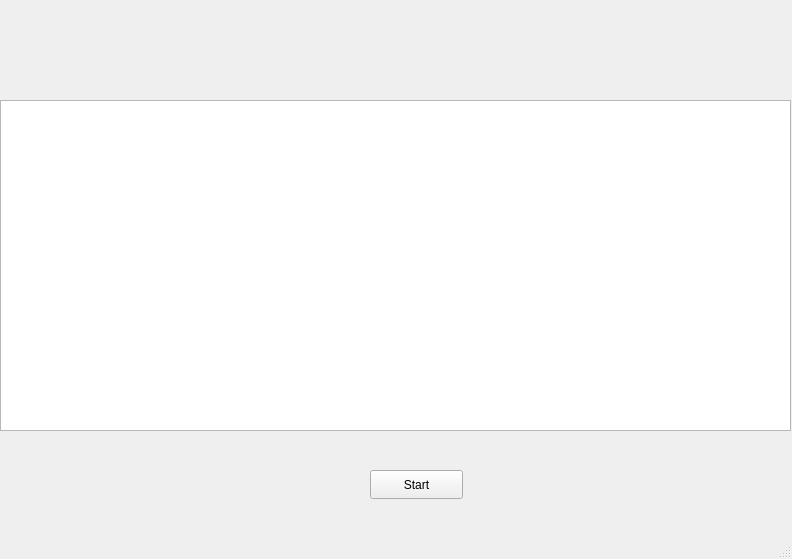
<?xml version="1.0" encoding="UTF-8"?>
<ui version="4.0">
 <class>MainWindow</class>
 <widget class="QMainWindow" name="MainWindow">
  <property name="geometry">
   <rect>
    <x>0</x>
    <y>0</y>
    <width>792</width>
    <height>559</height>
   </rect>
  </property>
  <property name="windowTitle">
   <string>Algorithms</string>
  </property>
  <widget class="QWidget" name="centralwidget">
   <widget class="QWidget" name="verticalLayoutWidget">
    <property name="geometry">
     <rect>
      <x>0</x>
      <y>100</y>
      <width>791</width>
      <height>331</height>
     </rect>
    </property>
    <layout class="QVBoxLayout" name="verticalLayout">
     <item>
      <widget class="QGraphicsView" name="graphicsView">
       <property name="minimumSize">
        <size>
         <width>669</width>
         <height>0</height>
        </size>
       </property>
      </widget>
     </item>
    </layout>
   </widget>
   <widget class="QWidget" name="horizontalLayoutWidget">
    <property name="geometry">
     <rect>
      <x>70</x>
      <y>40</y>
      <width>671</width>
      <height>41</height>
     </rect>
    </property>
    <layout class="QHBoxLayout" name="horizontalLayout"/>
   </widget>
   <widget class="QPushButton" name="startBtn">
    <property name="geometry">
     <rect>
      <x>370</x>
      <y>470</y>
      <width>93</width>
      <height>29</height>
     </rect>
    </property>
    <property name="text">
     <string>Start</string>
    </property>
   </widget>
  </widget>
  <widget class="QMenuBar" name="menubar">
   <property name="geometry">
    <rect>
     <x>0</x>
     <y>0</y>
     <width>792</width>
     <height>26</height>
    </rect>
   </property>
  </widget>
  <widget class="QStatusBar" name="statusbar"/>
 </widget>
 <resources/>
 <connections/>
</ui>
